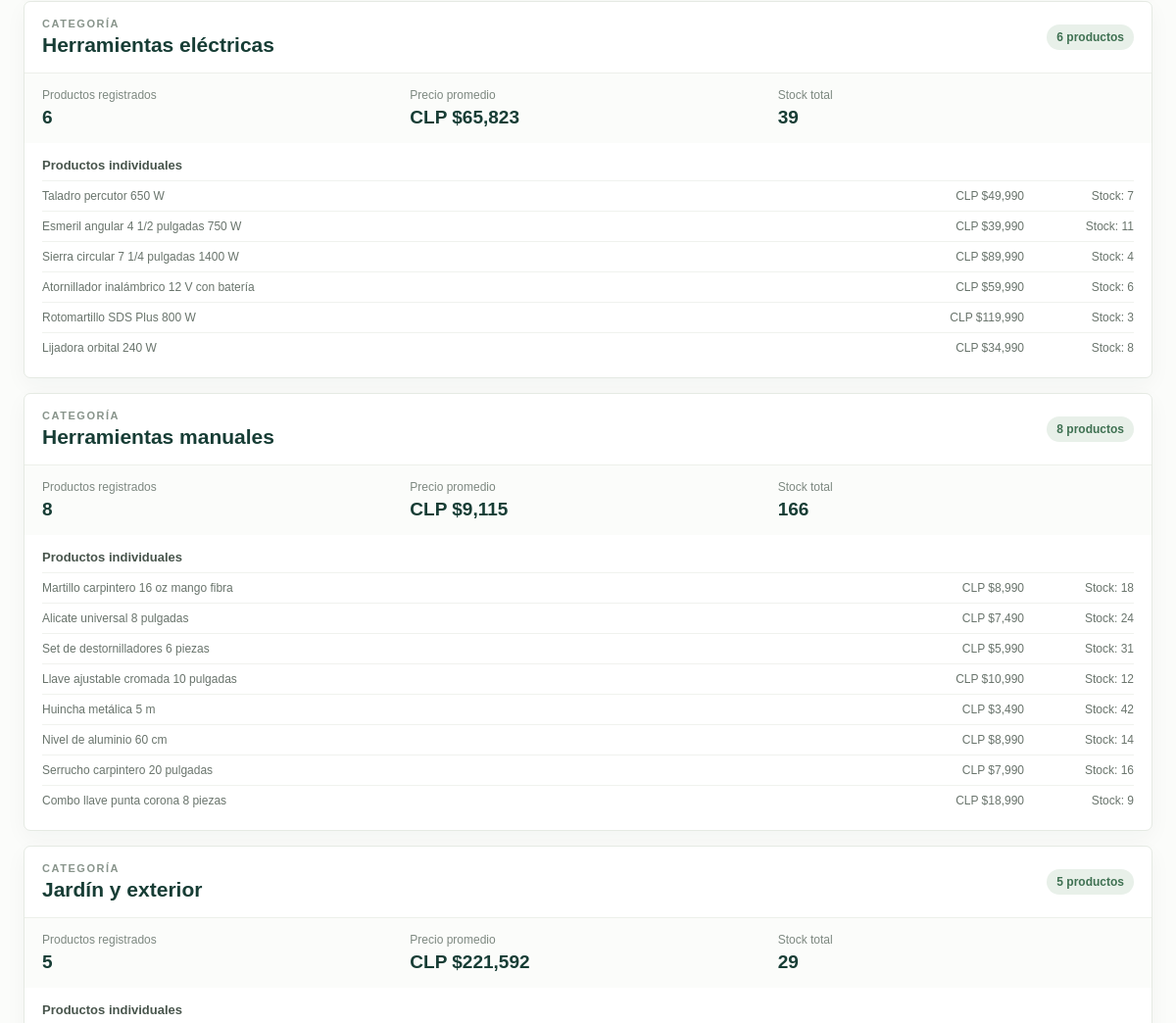
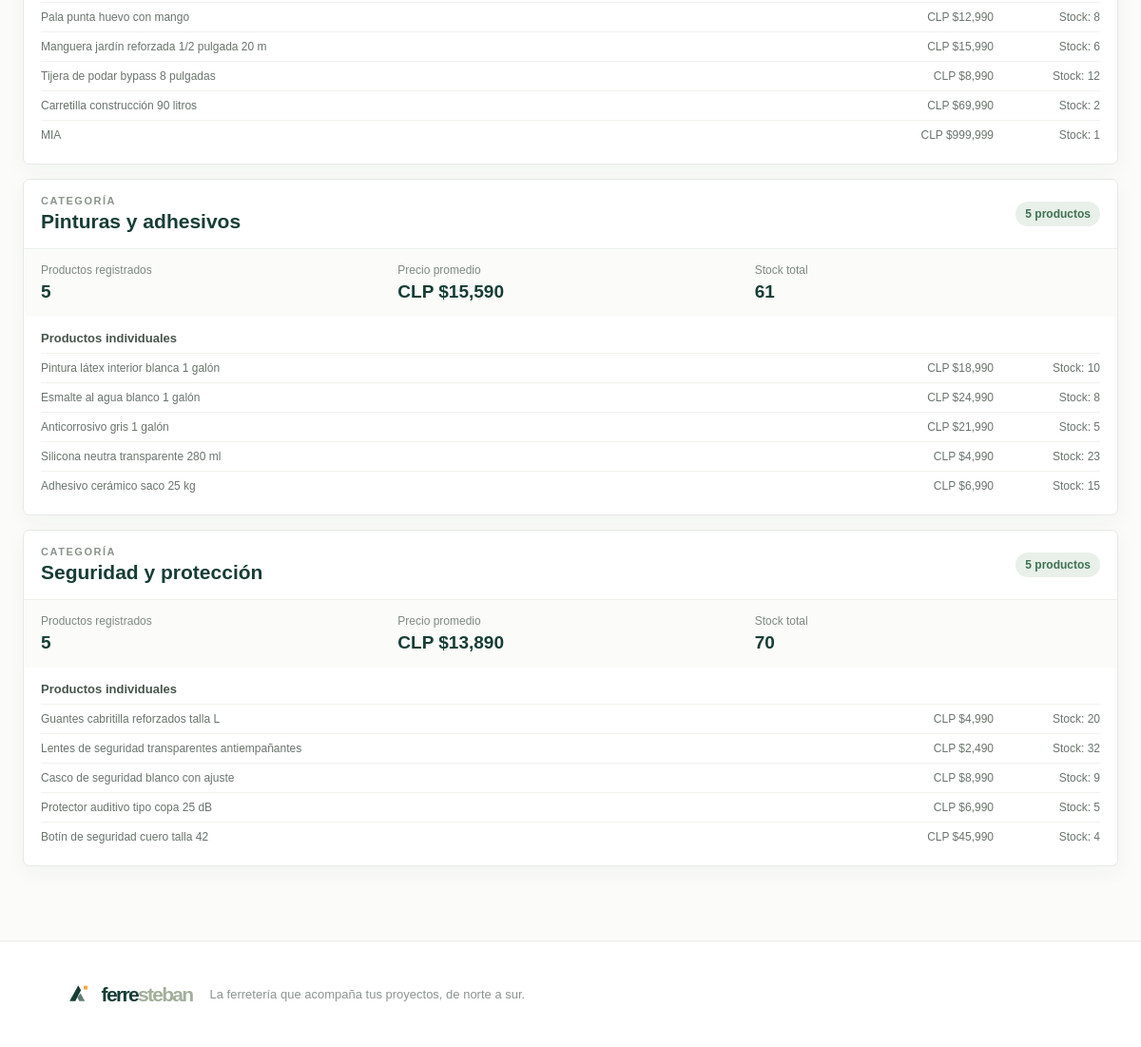
Before: /panel-administrador/reportes/categorias/ (signed in, lower part) with the older database file (2 pictures, top to bottom).
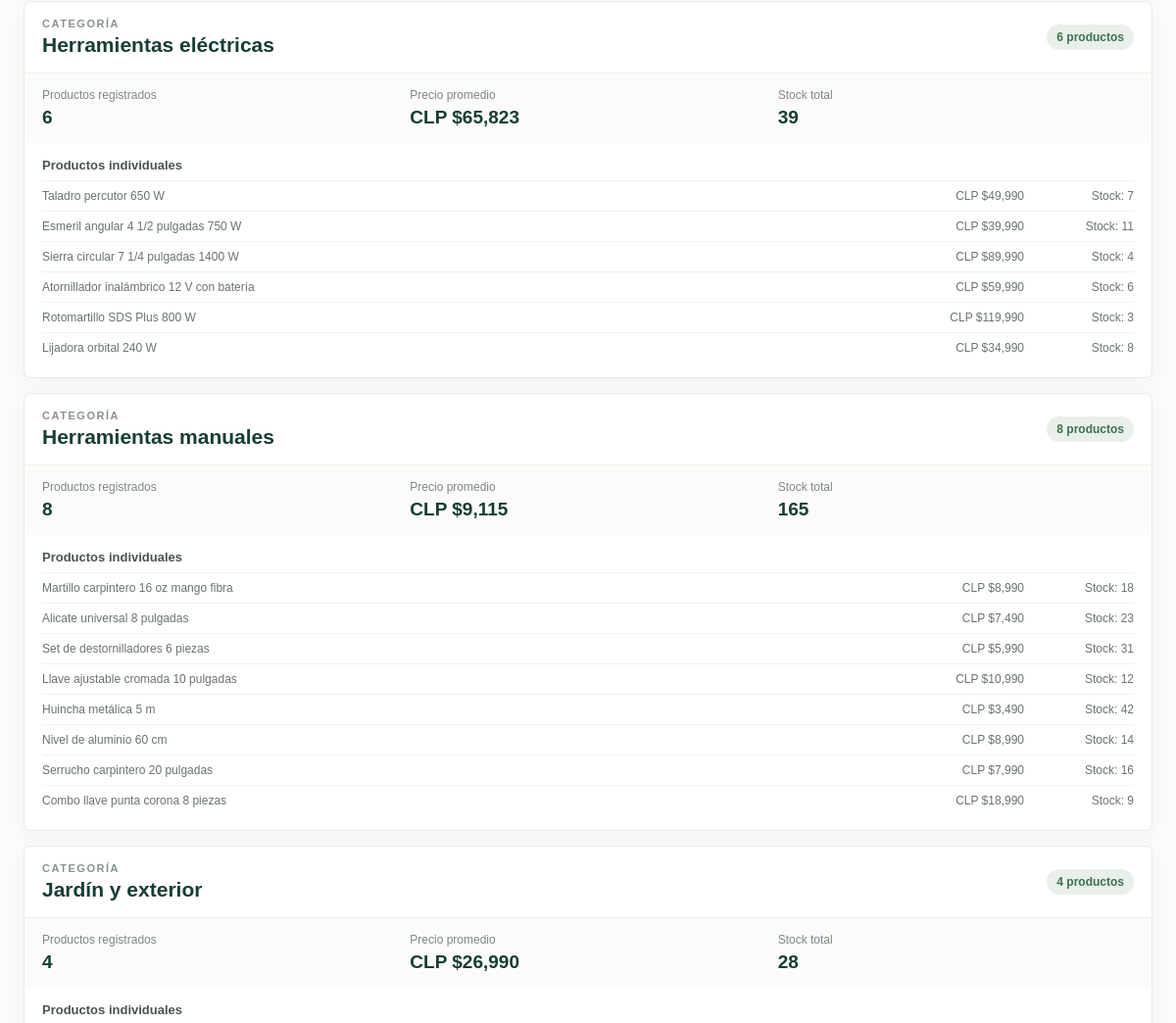
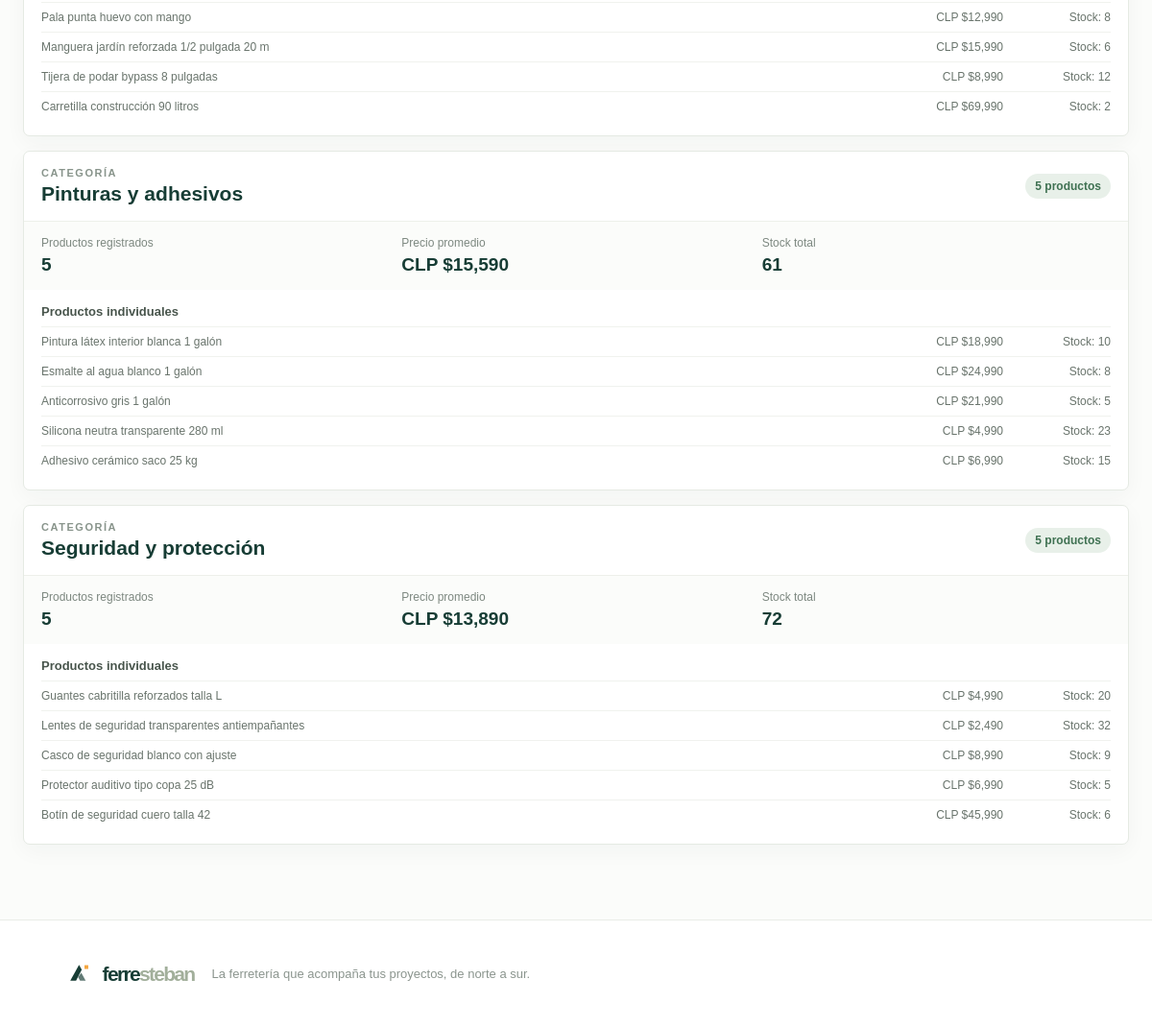
After: the same page with the newer database file (2 pictures, top to bottom).
### productos/models.py (models this page shows, shortened)
class Categoria(models.Model):
    nombre = models.CharField(max_length=255)
    descripcion = models.TextField()

class Producto(models.Model):
    nombre = models.CharField(max_length=255)
    categoria = models.ForeignKey(Categoria, on_delete=models.CASCADE)
    precio = models.DecimalField(max_digits=10, decimal_places=2)
    stock = models.IntegerField()
    imagen_archivo = models.ImageField(
        upload_to='productos/',
        blank=True,
        verbose_name='Imagen local',
        help_text='Sube una imagen desde tu equipo. Si agregas ambas, se mostrará esta.',
    )
    imagen_url = models.URLField(
        max_length=2048,
        blank=True,
        verbose_name='Enlace de imagen',
        help_text='URL directa a una imagen. Puedes usarla en vez de subir un archivo.',
    )
    imagen_fuente_url = models.URLField(
        max_length=2048,
        blank=True,
        verbose_name='Fuente de la imagen',
        help_text='Página de origen de la imagen (opcional).',
    )
    imagen_credito = models.TextField(
        blank=True,
        verbose_name='Crédito de la imagen',
        help_text='Autor y licencia de la imagen, cuando corresponda.',
    )
    creado_en = models.DateTimeField(default=timezone.now)

### productos/views.py (the view)
# urls.py: path('panel-administrador/reportes/categorias/', views.admin_category_report, name='admin_category_report'),
@_staff_required
def admin_category_report(request):
    categorias = Categoria.objects.annotate(
        total_productos=Count('producto'),
        precio_promedio=Avg('producto__precio'),
        stock_total=Sum('producto__stock'),
    ).prefetch_related('producto_set').order_by('nombre')
    return render(request, 'productos/report_categories.html', {
        'categorias': categorias,
    })

### productos/views.py (called while the page is built)
def _staff_required(view_func):
    return login_required(login_url='account')(
        user_passes_test(
            lambda user: user.is_staff,
            login_url='index',
        )(view_func)
    )

### productos/templates/productos/report_categories.html (shortened to what this page needs)
{% extends "productos/base.html" %}
{% block content %}
<div class="report-category-list">
  {% for categoria in categorias %}
  <section class="report-category">
    <header class="report-category__heading">
      <div>
        <p class="eyebrow eyebrow--muted">CATEGORÍA</p>
        <h2>{{ categoria.nombre }}</h2>
      </div>
      <span class="report-category__count">{{ categoria.total_productos }} producto{{ categoria.total_productos|pluralize:"s" }}</span>
    </header>
    <div class="report-metrics">
      <div><span>Productos registrados</span><strong>{{ categoria.total_productos }}</strong></div>
      <div><span>Precio promedio</span><strong>{% if categoria.precio_promedio is not None %}CLP ${{ categoria.precio_promedio|floatformat:"0g" }}{% else %}—{% endif %}</strong></div>
      <div><span>Stock total</span><strong>{{ categoria.stock_total|default_if_none:0 }}</strong></div>
    </div>
    <div class="report-products">
      <h3>Productos individuales</h3>
      {% for producto in categoria.producto_set.all %}
      <div class="report-products__row">
        <span>{{ producto.nombre }}</span>
        <span>CLP ${{ producto.precio|floatformat:"0g" }}</span>
        <span>Stock: {{ producto.stock }}</span>
      </div>
      {% empty %}
      <p class="report-empty">No hay productos registrados en esta categoría.</p>
      {% endfor %}
    </div>
  </section>
  {% empty %}
  <section class="report-empty-card">No hay categorías registradas.</section>
  {% endfor %}
</div>
{% endblock %}

Changed rows visible on the page:
removed Producto: nombre "MIA", precio "999,999", stock "1", shown under Categoria "Jardín y exterior"
computed for Categoria "Herramientas manuales": stock_total "166" → "165"
changed Producto "Alicate universal 8 pulgadas": stock "24" → "23"
computed for Categoria "Jardín y exterior": total_productos "5" → "4"; precio_promedio "221,592" → "26,990"; stock_total "29" → "28"
computed for Categoria "Seguridad y protección": stock_total "70" → "72"
changed Producto "Botín de seguridad cuero talla 42": stock "4" → "6"
